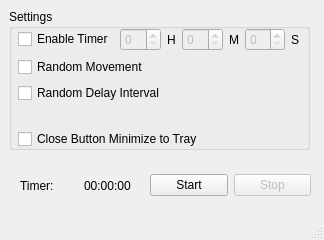
<?xml version="1.0" encoding="UTF-8"?>
<ui version="4.0">
 <class>MainWindow</class>
 <widget class="QMainWindow" name="MainWindow">
  <property name="geometry">
   <rect>
    <x>0</x>
    <y>0</y>
    <width>324</width>
    <height>240</height>
   </rect>
  </property>
  <property name="sizePolicy">
   <sizepolicy hsizetype="Fixed" vsizetype="Fixed">
    <horstretch>0</horstretch>
    <verstretch>0</verstretch>
   </sizepolicy>
  </property>
  <property name="minimumSize">
   <size>
    <width>324</width>
    <height>240</height>
   </size>
  </property>
  <property name="maximumSize">
   <size>
    <width>324</width>
    <height>240</height>
   </size>
  </property>
  <property name="windowTitle">
   <string>XCoder Server Monitor</string>
  </property>
  <widget class="QWidget" name="centralwidget">
   <widget class="QWidget" name="gridLayoutWidget_2">
    <property name="geometry">
     <rect>
      <x>150</x>
      <y>170</y>
      <width>161</width>
      <height>31</height>
     </rect>
    </property>
    <layout class="QGridLayout" name="gridLayout_2">
     <item row="0" column="0">
      <widget class="QPushButton" name="startButton">
       <property name="text">
        <string>Start</string>
       </property>
      </widget>
     </item>
     <item row="0" column="1">
      <widget class="QPushButton" name="stopButton">
       <property name="enabled">
        <bool>false</bool>
       </property>
       <property name="text">
        <string>Stop</string>
       </property>
      </widget>
     </item>
    </layout>
   </widget>
   <widget class="QGroupBox" name="groupBox">
    <property name="geometry">
     <rect>
      <x>9</x>
      <y>9</y>
      <width>301</width>
      <height>141</height>
     </rect>
    </property>
    <property name="title">
     <string>Settings</string>
    </property>
    <widget class="QWidget" name="gridLayoutWidget">
     <property name="geometry">
      <rect>
       <x>9</x>
       <y>19</y>
       <width>281</width>
       <height>121</height>
      </rect>
     </property>
     <layout class="QVBoxLayout" name="verticalLayout">
      <item>
       <layout class="QGridLayout" name="gridLayout_4">
        <property name="sizeConstraint">
         <enum>QLayout::SetDefaultConstraint</enum>
        </property>
        <item row="0" column="0">
         <widget class="QCheckBox" name="timerEnabled">
          <property name="text">
           <string>Enable Timer</string>
          </property>
         </widget>
        </item>
        <item row="0" column="2">
         <layout class="QGridLayout" name="gridLayout_5">
          <item row="0" column="4">
           <widget class="QLabel" name="label_2">
            <property name="sizePolicy">
             <sizepolicy hsizetype="Fixed" vsizetype="Preferred">
              <horstretch>0</horstretch>
              <verstretch>0</verstretch>
             </sizepolicy>
            </property>
            <property name="text">
             <string>M</string>
            </property>
           </widget>
          </item>
          <item row="0" column="2">
           <widget class="QLabel" name="label">
            <property name="sizePolicy">
             <sizepolicy hsizetype="Fixed" vsizetype="Preferred">
              <horstretch>0</horstretch>
              <verstretch>0</verstretch>
             </sizepolicy>
            </property>
            <property name="text">
             <string>H</string>
            </property>
           </widget>
          </item>
          <item row="0" column="6">
           <widget class="QLabel" name="label_3">
            <property name="text">
             <string>S</string>
            </property>
           </widget>
          </item>
          <item row="0" column="1">
           <widget class="QSpinBox" name="timerHour">
            <property name="enabled">
             <bool>false</bool>
            </property>
            <property name="sizePolicy">
             <sizepolicy hsizetype="Fixed" vsizetype="Fixed">
              <horstretch>0</horstretch>
              <verstretch>0</verstretch>
             </sizepolicy>
            </property>
           </widget>
          </item>
          <item row="0" column="3">
           <widget class="QSpinBox" name="timerMinute">
            <property name="enabled">
             <bool>false</bool>
            </property>
            <property name="sizePolicy">
             <sizepolicy hsizetype="Fixed" vsizetype="Fixed">
              <horstretch>0</horstretch>
              <verstretch>0</verstretch>
             </sizepolicy>
            </property>
            <property name="maximum">
             <number>59</number>
            </property>
           </widget>
          </item>
          <item row="0" column="5">
           <widget class="QSpinBox" name="timerSecond">
            <property name="enabled">
             <bool>false</bool>
            </property>
            <property name="sizePolicy">
             <sizepolicy hsizetype="Fixed" vsizetype="Fixed">
              <horstretch>0</horstretch>
              <verstretch>0</verstretch>
             </sizepolicy>
            </property>
            <property name="maximum">
             <number>59</number>
            </property>
           </widget>
          </item>
         </layout>
        </item>
       </layout>
      </item>
      <item>
       <widget class="QCheckBox" name="randomMovementEnabled">
        <property name="text">
         <string>Random Movement</string>
        </property>
       </widget>
      </item>
      <item>
       <widget class="QCheckBox" name="randomDelayEnabled">
        <property name="text">
         <string>Random Delay Interval</string>
        </property>
       </widget>
      </item>
      <item>
       <spacer name="horizontalSpacer">
        <property name="orientation">
         <enum>Qt::Horizontal</enum>
        </property>
        <property name="sizeHint" stdset="0">
         <size>
          <width>40</width>
          <height>20</height>
         </size>
        </property>
       </spacer>
      </item>
      <item>
       <widget class="QCheckBox" name="minimizeToTrayEnabled">
        <property name="text">
         <string>Close Button Minimize to Tray</string>
        </property>
       </widget>
      </item>
     </layout>
    </widget>
   </widget>
   <widget class="QWidget" name="gridLayoutWidget_5">
    <property name="geometry">
     <rect>
      <x>20</x>
      <y>170</y>
      <width>121</width>
      <height>31</height>
     </rect>
    </property>
    <layout class="QGridLayout" name="gridLayout">
     <item row="0" column="1">
      <widget class="QLabel" name="currentTimerValue">
       <property name="text">
        <string>00:00:00</string>
       </property>
      </widget>
     </item>
     <item row="0" column="0">
      <widget class="QLabel" name="currentTimerLabel">
       <property name="text">
        <string>Timer: </string>
       </property>
      </widget>
     </item>
    </layout>
   </widget>
  </widget>
  <widget class="QMenuBar" name="menubar">
   <property name="geometry">
    <rect>
     <x>0</x>
     <y>0</y>
     <width>324</width>
     <height>21</height>
    </rect>
   </property>
  </widget>
  <widget class="QStatusBar" name="statusbar"/>
  <action name="actionExit">
   <property name="text">
    <string>Exit</string>
   </property>
  </action>
  <action name="actionAdvanced_Settings">
   <property name="text">
    <string>Advanced Settings</string>
   </property>
  </action>
 </widget>
 <resources/>
 <connections/>
</ui>
